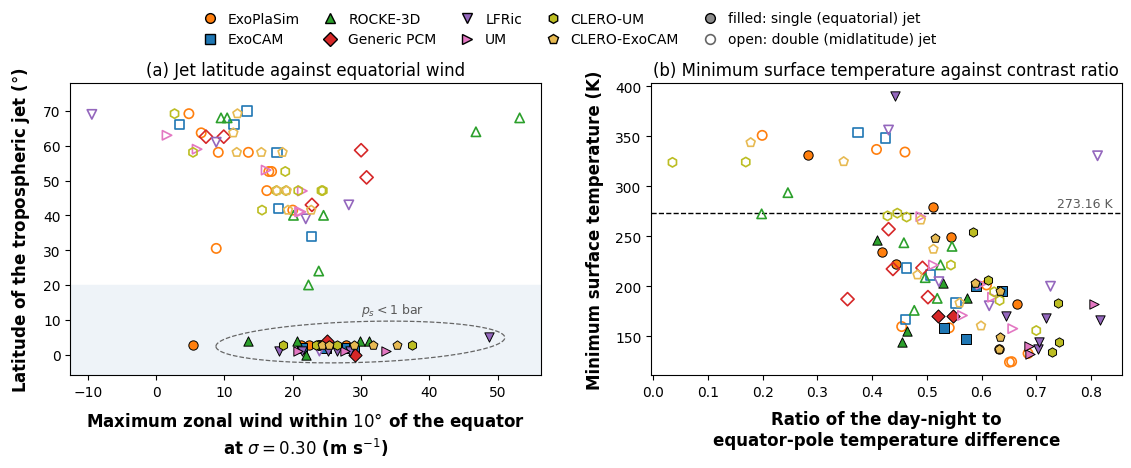

Generate this figure with Python:
#
# Jet regime diagnostics, after the top two panels of Figure 1 of
# Sergeev et al. (2022), applied to the SAMOSA ensemble.
#
# Panel (a)  latitude of the tropospheric jet against the maximum equatorial
#            zonal wind. Their abscissa is the wind at 300 hPa; surface
#            pressure spans two orders of magnitude here, so the counterpart of
#            their fixed pressure is the fixed sigma = 0.30 used throughout.
# Panel (b)  minimum surface temperature against the ratio of the day-night to
#            equator-pole temperature difference.
#
# Arrays are produced by extract_regimes.py; rerun it after any resubmission.
#
import numpy as np
import matplotlib.pyplot as plt
from matplotlib.lines import Line2D

# Axis labels in bold, and set a little clear of the tick labels
plt.rcParams[ 'axes.labelweight' ] = 'bold'
plt.rcParams[ 'axes.labelpad' ]    = 8

# ─── Regime diagnostics, from extract_regimes.py ───────────────────────────
# ExoCAM
exocam_case  = np.array( [ 1, 4, 8, 9, 10, 11, 12, 14, 15, 16 ] )
exocam_jet   = ['SJ', 'DJ', 'DJ', 'SJ', 'DJ', 'SJ', 'DJ', 'DJ', 'SJ', 'DJ']
exocam_jetlat= np.array( [ 2.0, 42.0, 66.0, 2.0, 70.0, 2.0, 66.0, 34.0, 2.0, 58.0 ] )
exocam_umax  = np.array( [ 24.8, 17.9, 11.4, 21.3, 13.3, 27.9, 3.4, 22.7, 28.9, 17.7 ] )
exocam_tsmin = np.array( [ 147.4, 211.1, 218.2, 200.4, 166.5, 195.2, 348.2, 183.2, 157.9, 353.8 ] )
exocam_ratio = np.array( [ 0.572, 0.507, 0.463, 0.590, 0.461, 0.638, 0.424, 0.553, 0.531, 0.374 ] )

# ExoPlaSim
plasim_case  = np.array( [ 1, 2, 3, 4, 5, 6, 7, 8, 9, 10, 11, 12, 13, 14, 15, 16 ] )
plasim_jet   = ['DJ', 'DJ', 'SJ', 'DJ', 'SJ', 'DJ', 'SJ', 'DJ', 'SJ', 'DJ', 'SJ', 'DJ', 'SJ', 'DJ', 'DJ', 'SJ']
plasim_jetlat= np.array( [ 58.1, 30.5, 2.8, 52.6, 2.8, 47.1, 2.8, 63.7, 2.8, 69.2, 2.8, 58.1, 2.8, 52.6, 41.5, 2.8 ] )
plasim_umax  = np.array( [ 9.1, 8.8, 27.8, 16.9, 24.0, 16.2, 22.4, 6.6, 23.7, 4.8, 21.2, 13.5, 23.8, 16.5, 20.0, 5.4 ] )
plasim_tsmin = np.array( [ 124.5, 350.8, 279.3, 201.2, 222.0, 334.1, 249.1, 159.6, 182.5, 132.7, 136.7, 336.7, 234.0, 158.4, 124.0, 330.9 ] )
plasim_ratio = np.array( [ 0.655, 0.199, 0.512, 0.609, 0.443, 0.460, 0.545, 0.454, 0.665, 0.685, 0.632, 0.408, 0.418, 0.541, 0.651, 0.283 ] )

# ROCKE-3D
rocke3d_case  = np.array( [ 1, 4, 5, 7, 8, 9, 10, 11, 12, 13, 14, 15, 16 ] )
rocke3d_jet   = ['SJ', 'DJ', 'DJ', 'SJ', 'DJ', 'SJ', 'DJ', 'SJ', 'DJ', 'DJ', 'DJ', 'SJ', 'DJ']
rocke3d_jetlat= np.array( [ 0.0, 40.0, 20.0, 4.0, 68.0, 4.0, 68.0, 4.0, 64.0, 24.0, 40.0, 4.0, 68.0 ] )
rocke3d_umax  = np.array( [ 22.0, 20.1, 22.3, 13.5, 10.4, 20.6, 9.5, 29.9, 46.8, 23.8, 24.5, 31.2, 53.2 ] )
rocke3d_tsmin = np.array( [ 143.8, 208.5, 239.8, 246.2, 221.3, 202.7, 175.8, 187.7, 272.3, 243.4, 187.8, 155.2, 293.5 ] )
rocke3d_ratio = np.array( [ 0.454, 0.497, 0.546, 0.408, 0.525, 0.529, 0.477, 0.573, 0.198, 0.458, 0.519, 0.464, 0.246 ] )

# LFRic
lfric_case  = np.array( [ 1, 4, 7, 8, 9, 10, 11, 12, 14, 15, 16 ] )
lfric_jet   = ['SJ', 'DJ', 'SJ', 'DJ', 'DJ', 'SJ', 'SJ', 'DJ', 'SJ', 'SJ', 'DJ']
lfric_jetlat= np.array( [ 1.0, 43.0, 1.0, 39.0, 1.0, 1.0, 5.0, 61.0, 1.0, 1.0, 69.0 ] )
lfric_umax  = np.array( [ 25.2, 28.2, 21.4, 21.9, 23.9, 18.0, 48.7, 8.8, 26.5, 28.4, -9.4 ] )
lfric_tsmin = np.array( [ 137.2, 204.5, 389.8, 199.9, 180.4, 165.8, 168.0, 330.4, 170.1, 143.9, 356.1 ] )
lfric_ratio = np.array( [ 0.704, 0.522, 0.441, 0.726, 0.614, 0.817, 0.717, 0.812, 0.645, 0.705, 0.430 ] )

# Generic PCM
pcm_case  = np.array( [ 1, 4, 8, 9, 10, 14, 15 ] )
pcm_jet   = ['SJ', 'DJ', 'DJ', 'DJ', 'DJ', 'DJ', 'SJ']
pcm_jetlat= np.array( [ 3.9, 58.7, 62.6, 50.9, 62.6, 43.0, 0.0 ] )
pcm_umax  = np.array( [ 25.0, 30.0, 9.9, 30.8, 7.3, 22.8, 29.1 ] )
pcm_tsmin = np.array( [ 170.0, 257.0, 218.3, 217.2, 187.0, 189.0, 170.2 ] )
pcm_ratio = np.array( [ 0.520, 0.430, 0.492, 0.438, 0.355, 0.502, 0.548 ] )

# UM
um_case  = np.array( [ 1, 4, 8, 9, 10, 11, 14, 15, 16 ] )
um_jet   = ['SJ', 'DJ', 'DJ', 'DJ', 'DJ', 'SJ', 'DJ', 'SJ', 'DJ']
um_jetlat= np.array( [ 1.0, 47.0, 59.0, 41.0, 63.0, 1.0, 53.0, 1.0, 41.0 ] )
um_umax  = np.array( [ 20.8, 21.4, 6.0, 21.0, 1.6, 33.6, 16.1, 27.6, 21.2 ] )
um_tsmin = np.array( [ 132.3, 221.1, 188.9, 202.0, 157.5, 182.6, 170.7, 140.3, 269.5 ] )
um_ratio = np.array( [ 0.688, 0.512, 0.620, 0.599, 0.657, 0.805, 0.565, 0.686, 0.489 ] )

# CLERO, an emulator: drawn, but kept out of the ovals and statistics
# CLERO-UM
clero_um_case  = np.array( [ 1, 2, 4, 5, 6, 7, 8, 9, 10, 11, 12, 14, 15, 16 ] )
clero_um_jet   = ['SJ', 'DJ', 'DJ', 'SJ', 'DJ', 'DJ', 'DJ', 'SJ', 'DJ', 'SJ', 'DJ', 'DJ', 'SJ', 'DJ']
clero_um_jetlat= np.array( [ 2.8, 52.6, 47.1, 2.8, 47.1, 41.5, 58.1, 2.8, 69.2, 2.8, 47.1, 47.1, 2.8, 47.1 ] )
clero_um_umax  = np.array( [ 18.5, 18.9, 24.4, 23.7, 19.0, 15.5, 5.4, 23.4, 2.7, 37.5, 24.2, 17.6, 26.4, 20.8 ] )
clero_um_tsmin = np.array( [ 133.7, 323.8, 221.1, 253.7, 324.1, 269.1, 194.3, 205.7, 155.6, 182.8, 270.3, 185.7, 144.0, 273.0 ] )
clero_um_ratio = np.array( [ 0.729, 0.035, 0.544, 0.585, 0.169, 0.463, 0.623, 0.611, 0.700, 0.740, 0.428, 0.633, 0.741, 0.446 ] )

# CLERO-ExoCAM
clero_exocam_case  = np.array( [ 1, 2, 4, 5, 6, 7, 8, 9, 10, 11, 12, 14, 15, 16 ] )
clero_exocam_jet   = ['SJ', 'DJ', 'DJ', 'SJ', 'DJ', 'DJ', 'DJ', 'SJ', 'DJ', 'SJ', 'DJ', 'DJ', 'SJ', 'DJ']
clero_exocam_jetlat= np.array( [ 2.8, 58.1, 41.5, 2.8, 47.1, 47.1, 63.7, 2.8, 69.2, 2.8, 58.1, 41.5, 2.8, 58.1 ] )
clero_exocam_umax  = np.array( [ 24.3, 15.4, 19.3, 31.7, 17.7, 19.1, 11.3, 25.3, 11.9, 35.3, 11.8, 22.7, 29.0, 18.5 ] )
clero_exocam_tsmin = np.array( [ 137.5, 366.0, 237.0, 248.6, 335.3, 266.2, 211.3, 203.6, 160.3, 195.2, 324.6, 183.2, 149.5, 343.6 ] )
clero_exocam_ratio = np.array( [ 0.632, -4.888, 0.512, 0.515, -0.119, 0.489, 0.483, 0.588, 0.599, 0.634, 0.348, 0.560, 0.633, 0.178 ] )

# PlaHab
plahab_case  = np.array( [ 1, 4, 16 ] )
plahab_tsmin = np.array( [ 150.0, 247.9, 286.8 ] )
plahab_ratio = np.array( [ 0.615, 0.709, 0.557 ] )

# PlaHab is not shown. It submits no wind, so it has no abscissa in panel (a)
# and no regime label in either, and its minimum surface temperature is not
# usable at Case 1, where the model sits on an exact 150.000 K floor over 47%
# of the surface. Its three contrast ratios are 0.615, 0.709 and 0.557 at Cases
# 1, 4 and 16, against minima of 150.0 (floored), 247.9 and 286.8 K.

# ─── Model style: colors and markers as in Figure 2 (fig_energy_balance.py) and
# Figure 15, with the models in that order ─────────────────────────────────
style  = { 'ExoPlaSim':   '#ff7f0e',
           'ExoCAM':      '#1f77b4',
           'ROCKE-3D':    '#2ca02c',
           'Generic PCM': '#d62728',
           'LFRic':       '#9467bd',
           'UM':          '#e377c2',
           'CLERO-UM':     '#bcbd22',
           'CLERO-ExoCAM': '#e7ba52' }
marker = { 'ExoPlaSim':   'o',
           'ExoCAM':      's',
           'ROCKE-3D':    '^',
           'Generic PCM': 'D',
           'LFRic':       'v',
           'UM':          '>',
           'CLERO-UM':     'h',
           'CLERO-ExoCAM': 'p' }

models    = [ 'ExoPlaSim', 'ExoCAM', 'ROCKE-3D', 'Generic PCM', 'LFRic', 'UM' ]
emulators = [ 'CLERO-UM', 'CLERO-ExoCAM' ]

data = {
    'ExoCAM':      dict( case=exocam_case,  jet=exocam_jet,  jetlat=exocam_jetlat,
                         umax=exocam_umax,  tsmin=exocam_tsmin,  ratio=exocam_ratio ),
    'ExoPlaSim':   dict( case=plasim_case,  jet=plasim_jet,  jetlat=plasim_jetlat,
                         umax=plasim_umax,  tsmin=plasim_tsmin,  ratio=plasim_ratio ),
    'ROCKE-3D':    dict( case=rocke3d_case, jet=rocke3d_jet, jetlat=rocke3d_jetlat,
                         umax=rocke3d_umax, tsmin=rocke3d_tsmin, ratio=rocke3d_ratio ),
    'LFRic':       dict( case=lfric_case,   jet=lfric_jet,   jetlat=lfric_jetlat,
                         umax=lfric_umax,   tsmin=lfric_tsmin,   ratio=lfric_ratio ),
    'Generic PCM': dict( case=pcm_case,     jet=pcm_jet,     jetlat=pcm_jetlat,
                         umax=pcm_umax,     tsmin=pcm_tsmin,     ratio=pcm_ratio ),
    'UM':          dict( case=um_case,      jet=um_jet,      jetlat=um_jetlat,
                         umax=um_umax,      tsmin=um_tsmin,      ratio=um_ratio ),
    'CLERO-UM':     dict( case=clero_um_case, jet=clero_um_jet, jetlat=clero_um_jetlat,
                          umax=clero_um_umax, tsmin=clero_um_tsmin, ratio=clero_um_ratio ),
    'CLERO-ExoCAM': dict( case=clero_exocam_case, jet=clero_exocam_jet, jetlat=clero_exocam_jetlat,
                          umax=clero_exocam_umax, tsmin=clero_exocam_tsmin, ratio=clero_exocam_ratio ),
}

T_FREEZE = 273.16
c_label  = '0.35'

# Surface pressure of each sample point (bar), replicated from fig_regimes.py
pres1 = np.array( [ 0.70, 7.85, 0.21, 2.34, 0.16, 1.83, 0.55, 6.16,
                    0.70, 4.83, 0.10, 2.98, 0.16, 1.44, 0.43, 10.0 ] )


def min_ellipse( P, tol=1e-4 ):
    """Smallest ellipse (x-c)' A (x-c) <= 1 holding the points P (Khachiyan)."""
    n, d = P.shape
    Q = np.vstack( [ P.T, np.ones( n ) ] )
    u = np.full( n, 1.0 / n )
    for _ in range( 20000 ):
        X = Q @ np.diag( u ) @ Q.T
        M = np.einsum( 'ij,ji->i', Q.T @ np.linalg.inv( X ), Q )
        j = np.argmax( M )
        if M[j] < ( d + 1.0 ) * ( 1.0 + tol ):
            break
        step = ( M[j] - d - 1.0 ) / ( ( d + 1.0 ) * ( M[j] - 1.0 ) )
        u = ( 1.0 - step ) * u
        u[j] += step
    ctr = P.T @ u
    A = np.linalg.inv( P.T @ np.diag( u ) @ P - np.outer( ctr, ctr ) ) / d
    r = np.einsum( 'ij,jk,ik->i', P - ctr, A, P - ctr )
    return ctr, A / max( r.max(), 1.0 )


def jet_of( name, case ):
    d = data[ name ]
    return d[ 'jet' ][ list( d[ 'case' ] ).index( case ) ]


def oval( ax, keep, xkey, ykey, label, side=( 0.0, 1.0 ) ):
    """Dashed oval around the points picked by keep( name, case ), labeled at
    the point of the oval furthest in the direction side ( dx, dy ). Fitted on the page in inches, as in Figure 16, so call it only once
    the axis limits are fixed."""
    fig.canvas.draw()
    bb = ax.get_window_extent().transformed( fig.dpi_scale_trans.inverted() )
    x0, x1 = ax.get_xlim(); y0, y1 = ax.get_ylim()
    sx, sy = bb.width / ( x1 - x0 ), bb.height / ( y1 - y0 )
    xs, ys = [], []
    for name in models:
        d = data[ name ]
        for c, x, y in zip( d[ 'case' ], d[ xkey ], d[ ykey ] ):
            if keep( name, c ):
                xs.append( x * sx ); ys.append( y * sy )
    ring = np.linspace( 0.0, 2.0 * np.pi, 16, endpoint=False )
    P = np.column_stack( [ ( np.array( xs )[:, None] + 0.095 * np.cos( ring ) ).ravel(),
                           ( np.array( ys )[:, None] + 0.095 * np.sin( ring ) ).ravel() ] )
    ctr, A = min_ellipse( P )
    w, V = np.linalg.eigh( A )
    t = np.linspace( 0.0, 2.0 * np.pi, 200 )
    E = ctr[:, None] + V @ ( np.diag( 1.0 / np.sqrt( w ) ) @ np.vstack( [ np.cos( t ), np.sin( t ) ] ) )
    ax.plot( E[0] / sx, E[1] / sy, color='0.4', ls='--', lw=0.9, zorder=2 )
    dx, dy = side
    k = np.argmax( dx * E[0] + dy * E[1] )
    ax.text( ( E[0, k] + 0.04 * dx ) / sx, ( E[1, k] + 0.04 * dy ) / sy, label,
             fontsize=9, color=c_label, zorder=6,
             ha='left' if dx > 0.3 else 'right' if dx < -0.3 else 'center',
             va='bottom' if dy > 0.3 else 'top' if dy < -0.3 else 'center' )

fig, axes = plt.subplots( 1, 2, figsize=(11.2, 4.6), layout='constrained' )
fig.get_layout_engine().set( wspace=0.08 )   # a little air between the panels


def draw( ax, xkey, ykey ):
    """Scatter every model, filled for a single jet and open for a double.
    CLERO-ExoCAM Cases 2 and 6 have a night side warmer than the day side, so
    their contrast ratios (-4.89 and -0.12) are left off panel (b): they say
    nothing about the day-night contrast the axis measures, and the first
    would stretch it fifteenfold."""
    for name in models + emulators:
        d = data[ name ]
        for x, y, j in zip( d[ xkey ], d[ ykey ], d[ 'jet' ] ):
            if xkey == 'ratio' and x < 0.0:
                continue
            single = ( j == 'SJ' )
            ax.scatter( x, y, s=45, marker=marker[ name ],
                        facecolor=style[ name ] if single else 'none',
                        edgecolors='k' if single else style[ name ],
                        linewidths=0.7 if single else 1.2, zorder=5 )


#--------------------------------------------------------------------
# Panel (a) — jet latitude against equatorial wind

ax = axes[0]
ax.axhspan( -6, 20, color='#eef3f8', zorder=0 )
draw( ax, 'umax', 'jetlat' )

ax.set_ylim( -6, 78 )
ax.set_xlabel( 'Maximum zonal wind within $10\\degree$ of the equator\n'
               'at $\\sigma = 0.30$ (m s$^{-1}$)', fontsize=12 )
ax.set_ylabel( 'Latitude of the tropospheric jet ($\\degree$)', fontsize=12 )
ax.set_title( '(a) Jet latitude against equatorial wind', fontsize=12 )
ax.set_xlim( ax.get_xlim() )
# The single jets of the thin atmospheres; the regime is set by the surface pressure
oval( ax, lambda n, c: pres1[ c - 1 ] < 1.0 and jet_of( n, c ) == 'SJ', 'umax', 'jetlat',
      '$p_s < 1$ bar', side=( 0.0, 1.0 ) )

#--------------------------------------------------------------------
# Panel (b) — minimum surface temperature against the contrast ratio

ax = axes[1]
ax.axhline( T_FREEZE, color='k', ls='--', lw=1.0, zorder=1 )
draw( ax, 'ratio', 'tsmin' )

ax.set_xlabel( 'Ratio of the day-night to\nequator-pole temperature difference',
               fontsize=12 )
ax.set_ylabel( 'Minimum surface temperature (K)', fontsize=12 )
# At the right-hand end of the line, clear of ROCKE-3D at 272 K on the left
ax.text( 0.98, T_FREEZE + 6, '273.16 K', fontsize=9, color=c_label, ha='right',
         transform=ax.get_yaxis_transform() )
ax.set_title( '(b) Minimum surface temperature against contrast ratio', fontsize=12 )
for ax in axes:
    ax.tick_params( axis='both', labelsize=10 )

# One legend row above the panels, for the model colors and the jet symbols,
# on the layout of Figure 15
fig.legend( handles=[ Line2D( [], [], ls='', marker=marker[ m ], mfc=style[ m ], mec='k', ms=7, label=m )
                      for m in models + emulators ] +
                    [ Line2D( [], [], ls='', marker='o', mfc='0.55', mec='k', ms=7,
                              label='filled: single (equatorial) jet' ),
                      Line2D( [], [], ls='', marker='o', mfc='none', mec='0.4',
                              mew=1.2, ms=7, label='open: double (midlatitude) jet' ) ],
            loc='outside upper center', ncol=5, fontsize=10,
            frameon=False, columnspacing=1.2, handletextpad=0.3 )
fig.savefig( 'fig_jet_regimes.png', bbox_inches='tight' )
fig.savefig( 'fig_jet_regimes.eps', bbox_inches='tight' )

#--------------------------------------------------------------------
# Do the two regimes separate in these planes, as they do in Sergeev et al.?

print( '=== regime separation ===' )
for xkey, label in ( ( 'umax', 'equatorial wind (m/s)' ),
                     ( 'jetlat', 'jet latitude (deg)' ),
                     ( 'ratio', 'contrast ratio' ),
                     ( 'tsmin', 'minimum Ts (K)' ) ):
    sj = np.concatenate( [ data[ m ][ xkey ][ np.array( data[ m ][ 'jet' ] ) == 'SJ' ]
                           for m in models ] )
    dj = np.concatenate( [ data[ m ][ xkey ][ np.array( data[ m ][ 'jet' ] ) == 'DJ' ]
                           for m in models ] )
    lo, hi = max( sj.min(), dj.min() ), min( sj.max(), dj.max() )
    span   = max( sj.max(), dj.max() ) - min( sj.min(), dj.min() )
    print( f'  {label:24s} SJ {sj.min():7.1f}-{sj.max():6.1f} med {np.median(sj):6.1f}'
           f'   DJ {dj.min():7.1f}-{dj.max():6.1f} med {np.median(dj):6.1f}'
           f'   overlap {100.0 * max(0.0, hi - lo) / span:3.0f}% of the range' )

#--------------------------------------------------------------------
# The surface pressure sets the jet state (the oval in panel a)

print( '\n=== jet state against surface pressure ===' )
C = np.concatenate( [ data[ m ][ 'case' ] for m in models ] )
J = np.concatenate( [ data[ m ][ 'jet'  ] for m in models ] )
P = pres1[ C - 1 ]
thin = P < 1.0
print( f'  below 1 bar: {np.sum(J[thin] == "SJ")} of {thin.sum()} single jets;'
       f' at or above: {np.sum(J[~thin] == "SJ")} of {(~thin).sum()}' )
print( f'  "single jet below 1 bar" is right for {np.sum(thin == (J == "SJ"))} of {len(J)}' )
print( '  exceptions: ' + ', '.join( f'{m} {c} ({pres1[c-1]:.2f} bar, {j})'
       for m in models for c, j in zip( data[ m ][ 'case' ], data[ m ][ 'jet' ] )
       if ( pres1[ c - 1 ] < 1.0 ) != ( j == 'SJ' ) ) )
